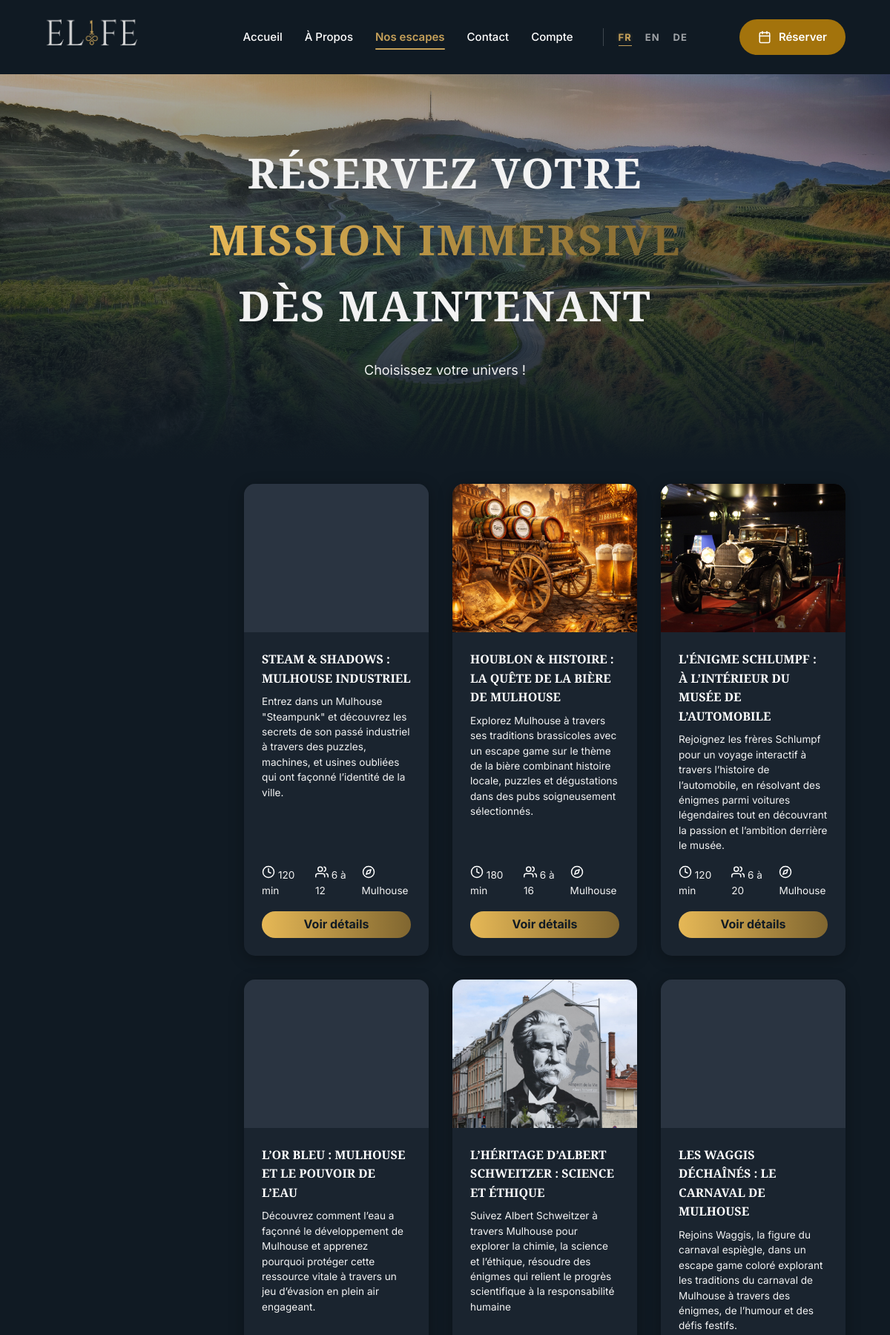
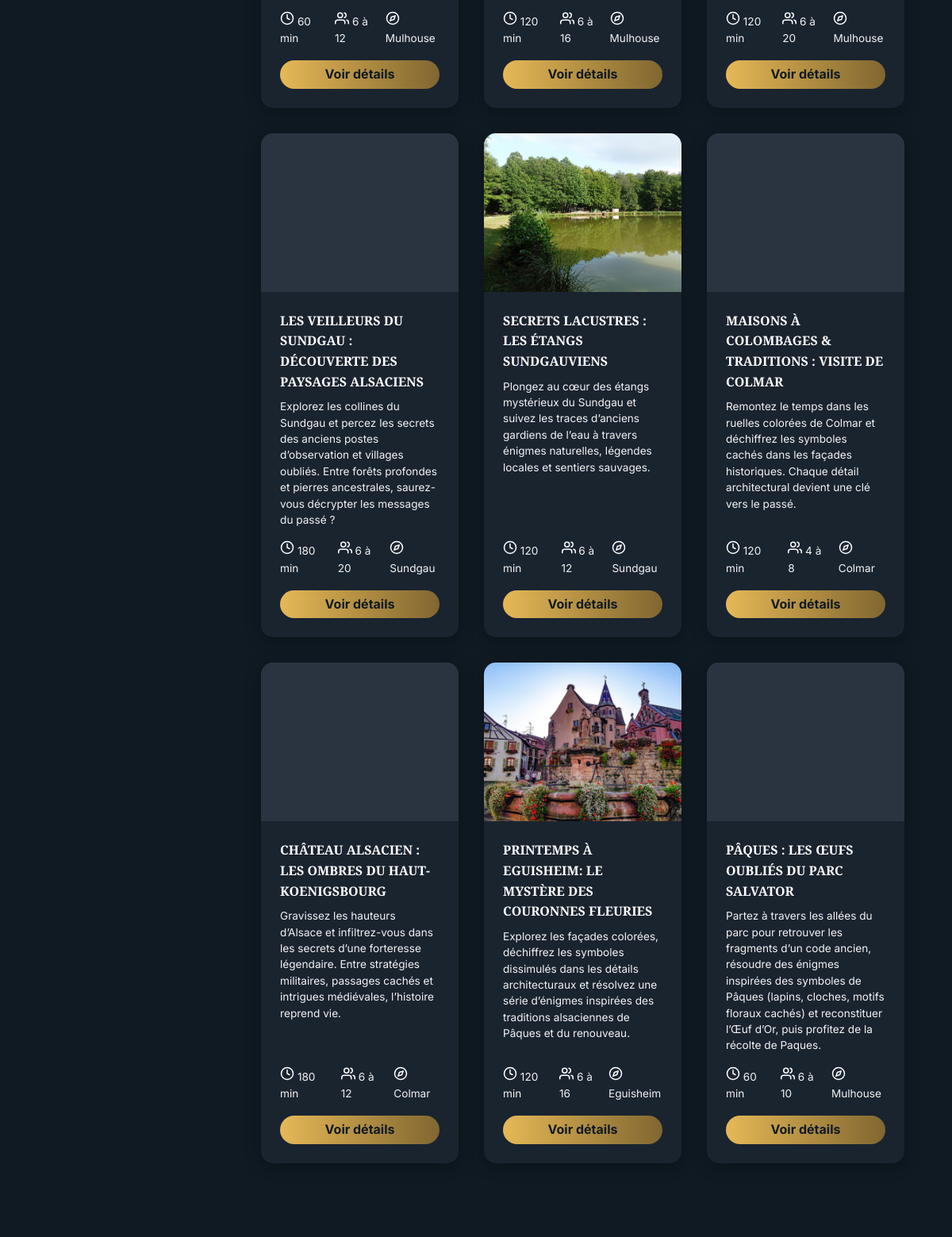
/index.php?action=escapeGames (upper part), run on the app's committed database (2 pictures, top to bottom).
### tables this page shows
CREATE TABLE `escape` (
  `id_escape` int(11) NOT NULL,
  `nom` varchar(65) NOT NULL,
  `description` text NOT NULL,
  `lieu` varchar(50) NOT NULL,
  `duree` int(11) NOT NULL,
  `nbr_pers_min` int(11) NOT NULL,
  `nbr_pers_max` int(11) NOT NULL
);

### vue/vue.class.php (called while the page is built, shortened)
<?php
class vue
{
  private $fichierVue;
  public function __construct($action)
  {
    $this->fichierVue = "vue/vue" . $action . ".php";
  }
  public function afficher($data)
  {
    if (!isset($_SESSION["acces"]) || empty($_SESSION["acces"])) {
      require "composants/header/header_deconnecte.php";
    } elseif (isset($_SESSION['statut']) && $_SESSION['statut'] == 2) {
      ob_start();
      require "composants/header/header_admin.php";
      $header = ob_get_clean();
    } else {
      ob_start();
      require "composants/header/header_connecte.php";
      $header = ob_get_clean();
    }
    require $this->fichierVue;
    require "gabarit.php";
  }
}

### controleur/ctlEscapeGames.class.php (called while the page is built, shortened)
<?php
require_once "modele/escapeGames.class.php";
require_once "vue/vue.class.php";
class ctlEscapeGames
{
    private $escapeGames;
    public function __construct()
    {
        $this->escapeGames = new escapeGames();
    }
    public function pageEscapeGames()
    {
        $etoilesGet = $_GET['etoiles'] ?? null;
        $etoilesGet = $etoilesGet ?? [];
        $filtres = [
            'prix_max'   => $_GET['prix_max']   ?? null,
            'pers_min'   => $_GET['pers_min']   ?? null,
            'lieu'       => $_GET['lieu']       ?? null,
            'etoiles'    => $etoilesGet,
            'duree_max'  => $_GET['duree_max']  ?? null,
        ];
        $auMoinsUnFiltre = !empty($filtres['prix_max'])
            || !empty($filtres['pers_min'])
            || (isset($filtres['lieu']) && $filtres['lieu'] !== '')
            || !empty($filtres['etoiles'])
            || !empty($filtres['duree_max']);
        if ($auMoinsUnFiltre) {
            $escapeGames = $this->escapeGames->filtrerEscapeGames($filtres);
        } else {
            $escapeGames = $this->escapeGames->listeEscapeGames();
        }
        $vue = new vue("EscapeGames");
        $vue->afficher(array(
            "escapeGames" => $escapeGames,
            "filtres"     => $filtres
        ));
    }
}

### index.php (called while the page is built, shortened)
<?php
require "includes/default_config.php";
$routeur = new routeur();
$routeur->routerRequete();

### modele/escapeGames.class.php (called while the page is built, shortened)
<?php
require_once "modele/database.class.php";
class escapeGames extends database
{
    public function listeEscapeGames()
    {
        $req = 'SELECT * FROM escape;';
        $listeEscapeGames = $this->execReq($req);
        return $listeEscapeGames;
    }
}

### includes/default_config.php (called while the page is built, shortened)
<?php
$Conf = new stdClass();
$Conf->DBHost = Config::$DBHOST ?? "localhost";
$Conf->DBName = Config::$DBNAME ?? "";
$Conf->DBUser = Config::$DBUSER ?? "root";
$Conf->DBPwd = Config::$DBPWD ?? "admin";

### modele/database.class.php (called while the page is built, shortened)
<?php
abstract class database
{
  private $bdd;
  protected function execReq($req)
  {
    $reponse = $this->connexionBDD()->query($req);
    $resultat = $reponse->fetchAll(PDO::FETCH_ASSOC);
    return $resultat;
  }
  private function connexionBDD()
  {
    global $Conf;
    if (!isset($this->bdd))
      try {
        $options = array(PDO::MYSQL_ATTR_INIT_COMMAND => "SET NAMES utf8");
        $this->bdd = new PDO('mysql:host=' . $Conf->DBHost . ';dbname=' . $Conf->DBName, $Conf->DBUser, $Conf->DBPwd, $options);
      } catch (Exception $err) {
        throw new Exception("Connexion à la BDD");
      }
    return $this->bdd;
  }
}

### vue/vueEscapeGames.php (the view, shortened to what this page needs)
<?php
$style = '<link rel="stylesheet" href="styles/escapeGames.css">';
?>
<section class="hero-section">
    <h1 id="reserverEscapGam">
        <span id="txtReserver">Réservez votre </span>
        <span class="titre-or" id="titreorEscapGam">mission immersive</span>
        <span id="txtMaintenant"> dès maintenant</span>
    </h1>
    <p class="reveal reveal-up" id="choixEscapGam">Choisissez votre univers !</p>
</section>
<section class="escapes-section">
    <div class="escapes-container">
        <div class="escapes-cartes">
            <?php if (empty($escapeGames)): ?>
                <p class="escapes-aucun-resultat" id="aucunJeuCriteres">Aucun jeu trouvé correspondant à ces critères.</p>
            <?php else: ?>
            <?php foreach ($escapeGames as $game): ?>
                <article class="accueil-escape-card">
                    <div class="accueil-escape-card__img">
                        <?php
                        $dossier = "photos_escapes/";
                        $id = $game['id_escape'];
                        $extensions = ['jpg', 'jpeg', 'png', 'webp'];
                        $imagePath = null;
                        foreach ($extensions as $ext) {
                            if (file_exists($dossier . $id . "." . $ext)) {
                                $imagePath = $dossier . $id . "." . $ext;
                                break;
                            }
                        }
                        ?>
                        <?php if ($imagePath): ?>
                            <img src="<?= $imagePath ?>" width="100%">
                        <?php else: ?>
                            <div class="placeholder-img"></div>
                        <?php endif; ?>
                    </div>
                    <div class="accueil-escape-card__corps">
                        <h3 class="accueil-escape-card__titre">
                            <?= $game['nom'] ?>
                        </h3>
                        <p class="accueil-escape-card__desc">
                            <?= $game['description'] ?>
                        </p>
                        <div class="accueil-escape-card__infos">
                            <span class="accueil-escape-card__duree">
                                <svg xmlns="http://www.w3.org/2000/svg" width="18" height="18" viewBox="0 0 24 24"
                                    fill="none" stroke="#ffffff" stroke-width="2" stroke-linecap="round"
                                    stroke-linejoin="round">
                                    <circle cx="12" cy="12" r="10"></circle>
                                    <polyline points="12 6 12 12 16 14"></polyline>
                                </svg>
                                <?= $game['duree'] ?> min
                            </span>
                            <span class="accueil-escape-card__personnes">
                                <?= $game['nbr_pers_min'] ?> à <?= $game['nbr_pers_max'] ?>
                            </span>
                            <span class="accueil-escape-card__personnes">
                                <svg xmlns="http://www.w3.org/2000/svg" width="18" height="18" viewBox="0 0 24 24"
                                    fill="none" stroke="#ffffff" stroke-width="2" stroke-linecap="round"
                                    stroke-linejoin="round">
                                    <circle cx="12" cy="12" r="10" />
                                    <path d="M16.2 7.8l-2 6.3-6.4 2.1 2-6.3z" />
                                </svg>
                                <?= $game['lieu'] ?>
                            </span>
                        </div>
                        <a class="accueil-escape-card__prix"
                            href="index.php?action=game&idEscapeGame=<?= $game['id_escape'] ?>" id="detailEscapeGam">
                        </a>
                    </div>
                    <a href="index.php?action=game&idEscapeGame=<?= $game['id_escape'] ?>" class="accueil-escape-card__link"
                        aria-label="Voir détails : <?= $game['nom'] ?>"></a>
                </article>
            <?php endforeach; ?>
            <?php endif; ?>
        </div>
    </div>
</section>

### styles/escapeGames.css (style rules this page uses)
body { margin: 0; background-color: var(--fond-sombre); color: var(--blanc-casse); font-family: var(--texte); line-height: 1.6; }
.hero-section { background: linear-gradient(rgba(0, 0, 0, 0.3), rgba(16, 26, 35, 1)), url('../images/paysage-kaiserstuhl.jpg'); background-size: cover; background-position: center; height: 60vh; display: flex; flex-direction: column; align-items: center; justify-content: center; text-align: center; padding: 20px; }
.hero-section h1 { font-family: var(--titre); text-transform: uppercase; letter-spacing: 2px; margin: 0; font-size: 56px; margin-bottom: 10px; width: 60%; }
.hero-section p { font-size: 18px; }
.titre-or { background: var(--gold-gradient); -webkit-background-clip: text; background-clip: text; color: transparent; }
.escapes-section { position: relative; width: 100%; min-height: 100vh; display: flex; align-items: flex-start; justify-content: center; overflow: hidden; padding-top: 2rem; }
.escapes-container { position: relative; z-index: 1; display: flex; align-items: flex-start; justify-content: space-between; gap: 3rem; width: min(1300px, 90%); }
.escapes-cartes { flex: 1; display: grid; grid-template-columns: repeat(3, 1fr); gap: 2rem; margin-top: 0; margin-bottom: 6rem; }
.accueil-escape-card { position: relative; background: #1a242f; border-radius: 15px; overflow: hidden; box-shadow: 0 4px 20px rgba(0, 0, 0, 0.3); display: flex; flex-direction: column; transition: transform 0.3s ease; }
.accueil-escape-card__link { position: absolute; inset: 0; z-index: 1; text-decoration: none; }
.accueil-escape-card__img { height: 200px; background: #2a3441; flex-shrink: 0; overflow: hidden; }
.accueil-escape-card__img img { width: 100%; height: 100%; object-fit: cover; display: block; }
.accueil-escape-card__img .placeholder-img { width: 100%; height: 100%; min-height: 200px; background: #2a3441; }
.accueil-escape-card__corps { position: relative; padding: 1.5rem; display: flex; flex-direction: column; flex: 1; }
.accueil-escape-card__titre { font-family: var(--titre); font-size: 1rem; font-weight: bold; color: #fff; margin: 0 0 0.5rem; text-transform: uppercase; }
.accueil-escape-card__desc { font-family: var(--texte); font-size: 0.85rem; color: var(--blanc-casse); line-height: 1.5; margin: 0 0 1rem; flex: 1; }
.accueil-escape-card__infos { display: flex; gap: 1rem; font-family: var(--texte); font-size: 0.85rem; color: var(--blanc-casse); }
.accueil-escape-card__prix { position: relative; z-index: 2; background: var(--gold-gradient); padding: 5px 10px; border-radius: 32px; font-family: var(--texte); font-size: 1rem; text-decoration: none; color: var(--fond-sombre); font-weight: bold; margin-top: 16px; text-align: center; display: inline-block; }

### styles/variables.css (style rules this page uses)
:root { --blanc-casse: #F2F2F2; --gold-clair: #C5A059; --gold-fonce: #A3730C; --bleu-fonce: #101A23; --noir: #0A0A0A; --marron-clair: #4B2009; --marron-fonce: #322611; --bleu-clair: rgb(43, 67, 89, 0.5); --titre: 'Cinzel', serif; --texte: 'Inter', sans-serif; --gold-gradient: linear-gradient(to right, #E6B856, #806630); --gold-gradient-transition: linear-gradient(to right, #E6B856, #806630, #E6B856, #806630); --gold-fade: linear-gradient(to bottom, transparent 0%, #E6B856 50%, transparent 100%); --gold-fade-horizontal: linear-gradient(to right, transparent 0%, #E6B856 50%, transparent 100%); --fond-sombre: #101A23; }
body { margin: 0; padding: 0; overflow-x: hidden; scroll-behavior: smooth; }
html { cursor: url("../images/cursor.png"), default; }
* { scrollbar-width: thin; scrollbar-color: #c5a059 #101a23; }
.reveal { opacity: 0; transition: opacity 1.2s cubic-bezier(0.175, 0.885, 0.32, 1.275), transform 1.2s cubic-bezier(0.175, 0.885, 0.32, 1.275); }
.reveal-up { transform: translateY(50px); }
.reveal-visible { opacity: 1 !important; transform: translate(0, 0) !important; }

### data on the page
escape: nom "STEAM & SHADOWS : MULHOUSE INDUSTRIEL", description "Entrez dans un Mulhouse \"Steampunk\" et découvrez les secrets de son passé industriel à travers des puzzles, machines, et usines oubliées qui ont façonné l’identité de la ville.", duree "120", nbr_pers_min "6", nbr_pers_max "12", lieu "Mulhouse"
escape: shows a picture, nom "HOUBLON & HISTOIRE : LA QUÊTE DE LA BIÈRE DE MULHOUSE", description "Explorez Mulhouse à travers ses traditions brassicoles avec un escape game sur le thème de la bière combinant histoire locale, puzzles et dégustations dans des pubs soigneusement sélectionnés.", duree "180", nbr_pers_min "6", nbr_pers_max "16", lieu "Mulhouse"
escape: shows a picture, nom "L'ÉNIGME SCHLUMPF : À L’INTÉRIEUR DU MUSÉE DE L’AUTOMOBILE", description "Rejoignez les frères Schlumpf pour un voyage interactif à travers l’histoire de l’automobile, en résolvant des énigmes parmi voitures légendaires tout en découvrant la passion et l’ambition derrière le musée.", duree "120", nbr_pers_min "6", nbr_pers_max "20", lieu "Mulhouse"
escape: nom "L’OR BLEU : MULHOUSE ET LE POUVOIR DE L’EAU", description "Découvrez comment l’eau a façonné le développement de Mulhouse et apprenez pourquoi protéger cette ressource vitale à travers un jeu d’évasion en plein air engageant.", duree "60", nbr_pers_min "6", nbr_pers_max "12", lieu "Mulhouse"
escape: shows a picture, nom "L’HÉRITAGE D’ALBERT SCHWEITZER : SCIENCE ET ÉTHIQUE", description "Suivez Albert Schweitzer à travers Mulhouse pour explorer la chimie, la science et l’éthique, résoudre des énigmes qui relient le progrès scientifique à la responsabilité humaine", duree "120", nbr_pers_min "6", nbr_pers_max "16", lieu "Mulhouse"
escape: nom "LES WAGGIS DÉCHAÎNÉS : LE CARNAVAL DE MULHOUSE", description "Rejoins Waggis, la figure du carnaval espiègle, dans un escape game coloré explorant les traditions du carnaval de Mulhouse à travers des énigmes, de l’humour et des défis festifs.", duree "120", nbr_pers_min "6", nbr_pers_max "20", lieu "Mulhouse"
escape: nom "LES VEILLEURS DU SUNDGAU : DÉCOUVERTE DES PAYSAGES ALSACIENS", description "Explorez les collines du Sundgau et percez les secrets des anciens postes d’observation et villages oubliés. Entre forêts profondes et pierres ancestrales, saurez-vous décrypter les messages du passé ?", duree "180", nbr_pers_min "6", nbr_pers_max "20", lieu "Sundgau"
escape: shows a picture, nom "SECRETS LACUSTRES : LES ÉTANGS SUNDGAUVIENS", description "Plongez au cœur des étangs mystérieux du Sundgau et suivez les traces d’anciens gardiens de l’eau à travers énigmes naturelles, légendes locales et sentiers sauvages.", duree "120", nbr_pers_min "6", nbr_pers_max "12", lieu "Sundgau"
escape: nom "MAISONS À COLOMBAGES & TRADITIONS : VISITE DE COLMAR", description "Remontez le temps dans les ruelles colorées de Colmar et déchiffrez les symboles cachés dans les façades historiques. Chaque détail architectural devient une clé vers le passé.", duree "120", nbr_pers_min "4", nbr_pers_max "8", lieu "Colmar"
escape: nom "CHÂTEAU ALSACIEN : LES OMBRES DU HAUT-KOENIGSBOURG", description "Gravissez les hauteurs d’Alsace et infiltrez-vous dans les secrets d’une forteresse légendaire. Entre stratégies militaires, passages cachés et intrigues médiévales, l’histoire reprend vie.", duree "180", nbr_pers_min "6", nbr_pers_max "12", lieu "Colmar"
escape: shows a picture, nom "PRINTEMPS À EGUISHEIM: LE MYSTÈRE DES COURONNES FLEURIES", description "Explorez les façades colorées, déchiffrez les symboles dissimulés dans les détails architecturaux et résolvez une série d’énigmes inspirées des traditions alsaciennes de Pâques et du renouveau.", duree "120", nbr_pers_min "6", nbr_pers_max "16", lieu "Eguisheim"
escape: nom "PÂQUES : LES ŒUFS OUBLIÉS DU PARC SALVATOR", description "Partez à travers les allées du parc pour retrouver les fragments d’un code ancien, résoudre des énigmes inspirées des symboles de Pâques (lapins, cloches, motifs floraux cachés) et reconstituer l’Œuf d’Or, puis profitez de la récolte de Paques.", duree "60", nbr_pers_min "6", nbr_pers_max "10", lieu "Mulhouse"
